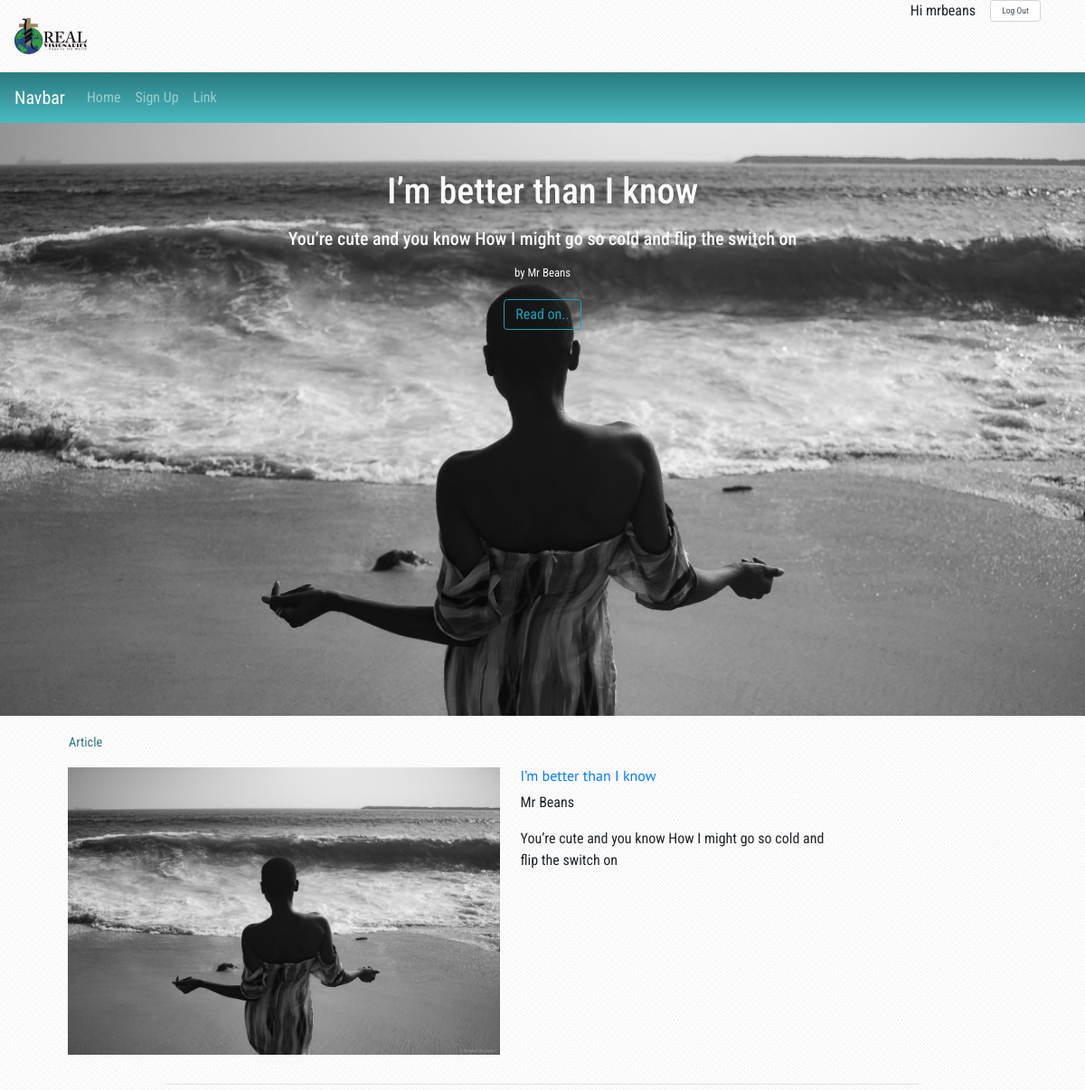
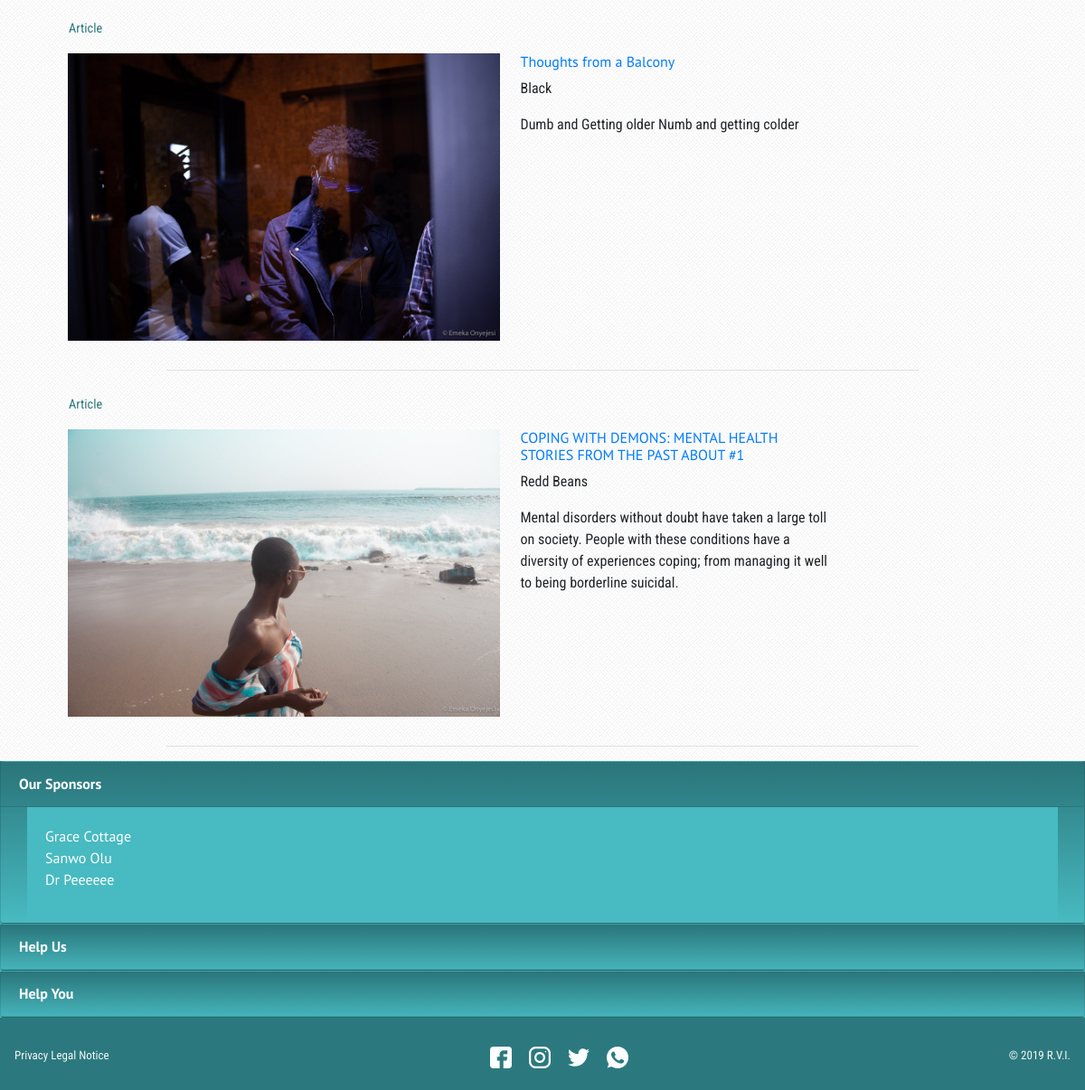
Screenshot of /sections/index.php (signed in) with the database file from the repository (2 pictures, top to bottom).
### tables this page shows
CREATE TABLE `content_test2` (
  `id` int(11) NOT NULL,
  `title` text NOT NULL,
  `author` text NOT NULL,
  `info` text NOT NULL,
  `body` longtext NOT NULL,
  `thumb` varchar(40) NOT NULL,
  `spread` varchar(40) NOT NULL
);

### sections/content.php (the view, shortened to what this page needs)
<div class="container">
        <?php   $query = "SELECT id,thumb,title,info,author,spread FROM content_test2  ORDER BY id DESC LIMIT 3";
                $result = mysqli_query($connection, $query);
                    while($rows = mysqli_fetch_array($result)){?>
                            <section class="content align-content-center container my-2" data-aos="fade-up">
                                <header id="type" style = "font-size: 90%">Article
                                </header>
                                <div class ="container row d-flex col-sm-10">
                                    <figure class="col-sm-7 thumbnail">
                                    <img style=""class="thumbnail" src="<?php echo $rows["spread"];?>" alt="">
                                    </figure>
                                    <div class="info col-sm-5 px-2 ">
                                        <a href="article.php?beans=<?php echo $rows["id"]?>"><h6 id="title"style ="font-family: 'PT Sans', sans-serif;"><?php echo $rows["title"];?></h6></a>
                                        <p id="author" style=""><?php echo $rows["author"]?></p>
                                        <p id="info" style="margin-top: 1rem;">
                                            <?php echo $rows["info"]; ?>
                                        </p>
                                    </div>
                                </div>
                            </section>
                            <hr class="w-75">
                        <?php
                        }
                        ?>
</div>

### sections/jtron.php
<?php require "creator/connection.php";?>
<?php
    $query = "SELECT * FROM content_test2 ORDER BY ID DESC LIMIT 1";
    $result = mysqli_query($connection, $query);
    $rows = mysqli_fetch_assoc($result)?>
<div style="background-image: url('<?php echo $rows["spread"]?>');background-repeat:no-repeat; background-position: center center" class="jumbotron-fluid jumbo align-bottom">
    <div style="text-align: center;" class ="pt-5">
        <h1 class="text-light animated fadeInUp py-1"><?php echo $rows["title"]?></h1>
        <h5 class="text-light animated fadeInUp py-1"><?php echo $rows["info"]?></h5>
        <p style="font-size: 0.8em" class = "text-light animated fadeIn py-1">by <?php echo $rows["author"]?></p>
        <a class = "animated fadeInLeft btn btn-outline-info py-1" href="article.php?beans=<?php echo $rows["id"]?>">Read on..</a>
    </div>
</div>

### styles/main.css (style rules this page uses)
* { font-family: 'Roboto Condensed', sans-serif; box-sizing: border-box; }
.jumbo { height: 82vh; background-size: cover; }
body { background-color: white; background-repeat: repeat; background-image: url("../images/cream_pixels_@2X.png"); background-size: 122px 122px; }
section header { font-size: 1.5rem; color: var(--color-main); margin-bottom: 1rem; margin-left: 1rem; margin-top: 0.7rem; }
div { --color-main:#2B797E; --white-grad:linear-gradient( black, white); --color-main-light: #48BAC1; --color-dark-mode:#3c4245; }
section div .info h6, .card-body ul li { font-family: 'PT Sans', sans-serif; }
figure { height: fit-content; }
.thumbnail { max-width: 100%; max-height: 100%; }
html,body { width: 100%; margin: 0px; padding: 0px; overflow-x: hidden; }

### rows the page displays
content_test2: spread (picture), title "I’m better than I know", info "You’re cute and you know How I might go so cold and flip the switch on", author "Mr Beans"
content_test2: spread (picture), title "Thoughts from a Balcony", author "Black", info "Dumb and Getting older Numb and getting colder"
content_test2: spread (picture), title "COPING WITH DEMONS: MENTAL HEALTH STORIES FROM THE PAST ABOUT #1", author "Redd Beans", info "Mental disorders without doubt have taken a large toll on society. People with these conditions have a diversity of experiences coping; from managing it well to being borderline suicidal."

### other values shown
$uzaname "mrbeans"
